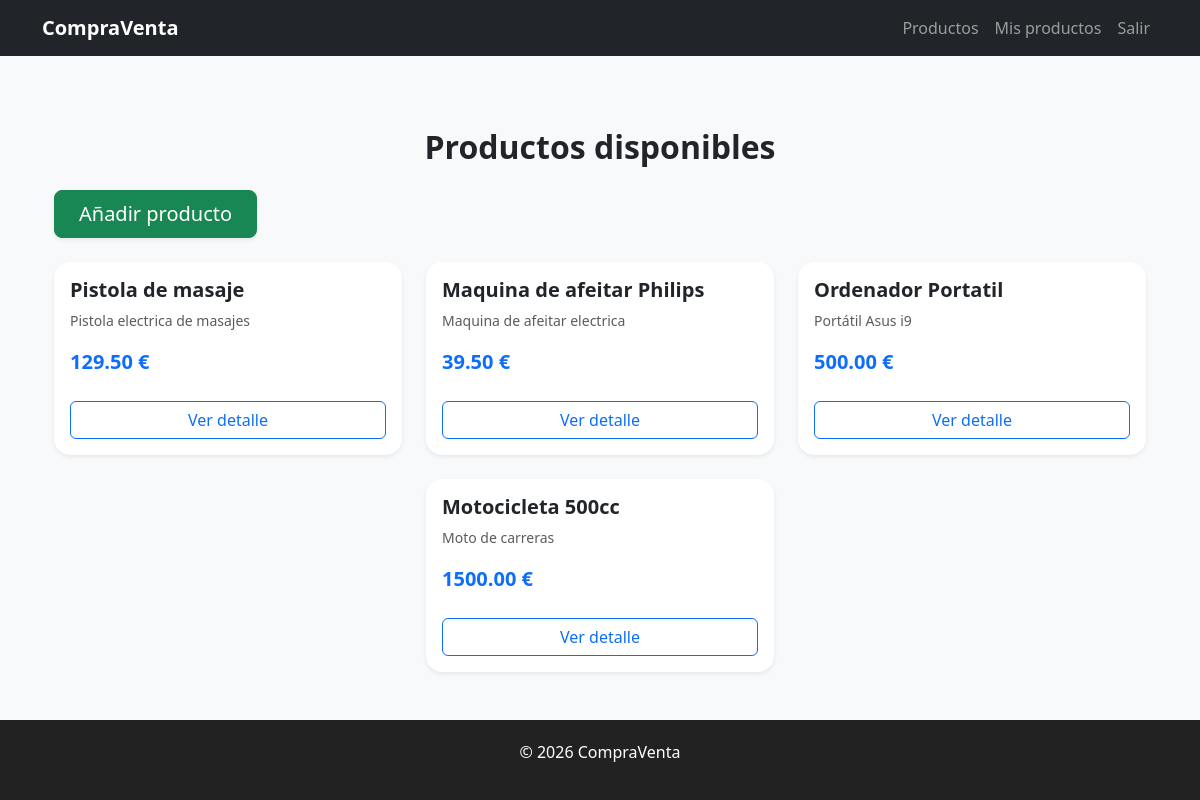
Page /mis-productos/ (signed in) on the committed database.
### productos/models.py (models this page shows, shortened)
class Producto(models.Model):
    CATEGORIAS = [
        ("tecnologia", "Tecnología"),
        ("hogar", "Hogar"),
        ("moda", "Moda"),
        ("deporte", "Deporte"),
        ("vehiculos", "Vehículos"),
        ("otros", "Otros"),
    ]
    titulo = models.CharField(max_length=100)
    descripcion = models.TextField()
    precio = models.DecimalField(max_digits=10, decimal_places=2)
    categoria = models.CharField(max_length=20, choices=CATEGORIAS)
    vendedor = models.ForeignKey(User, on_delete=models.CASCADE)

### productos/views.py (the view)
# urls.py: path("mis-productos/", views.mis_productos, name="mis_productos"),
@login_required
def mis_productos(request):
    productos = Producto.objects.filter(vendedor=request.user)
    return render(request, "productos/mis_productos.html", {"productos": productos})

### productos/templates/productos/mis_productos.html (shortened to what this page needs)
{% extends "base.html" %}
{% block content %}
<div class="container py-5">
    <h2 class="text-center mb-4 fw-bold">Productos disponibles</h2>
    <div class=" mb-4">
        <a href="{% url 'producto_nuevo' %}" class="btn btn-success btn-lg px-4 shadow-sm">
             Añadir producto
        </a>
    </div>
    <div class="row g-4 justify-content-center">
        {% for producto in productos %}
        <div class="col-12 col-sm-8 col-md-6 col-lg-4 d-flex">
            <div class="card shadow-sm border-0 rounded-4 w-100">
                <div class="card-body d-flex flex-column">
                    <h5 class="card-title fw-semibold text-dark">
                        {{ producto.titulo }}
                    </h5>
                    <p class="card-text text-muted small mb-3">
                        {{ producto.descripcion|truncatewords:12 }}
                    </p>
                    <p class="fw-bold text-primary fs-5 mb-4">
                        {{ producto.precio }} €
                    </p>
                    <a href="{% url 'detalle_producto' producto.pk %}"
                       class="btn btn-outline-primary w-100 mt-auto">
                        Ver detalle
                    </a>
                </div>
            </div>
        </div>
        {% empty %}
        <div class="col-12 text-center mt-4">
            <p class="text-muted fs-5">No hay productos disponibles.</p>
        </div>
        {% endfor %}
    </div>
</div>
{% endblock %}

### templates/base.html (style rules this page uses)
body { background-color: #f8f9fa; }

### rows in the picture
Producto: titulo "Pistola de masaje", descripcion "Pistola electrica de masajes", precio "129.50"
Producto: titulo "Maquina de afeitar Philips", descripcion "Maquina de afeitar electrica", precio "39.50"
Producto: titulo "Ordenador Portatil", descripcion "Portátil Asus i9", precio "500.00"
Producto: titulo "Motocicleta 500cc", descripcion "Moto de carreras", precio "1500.00"
